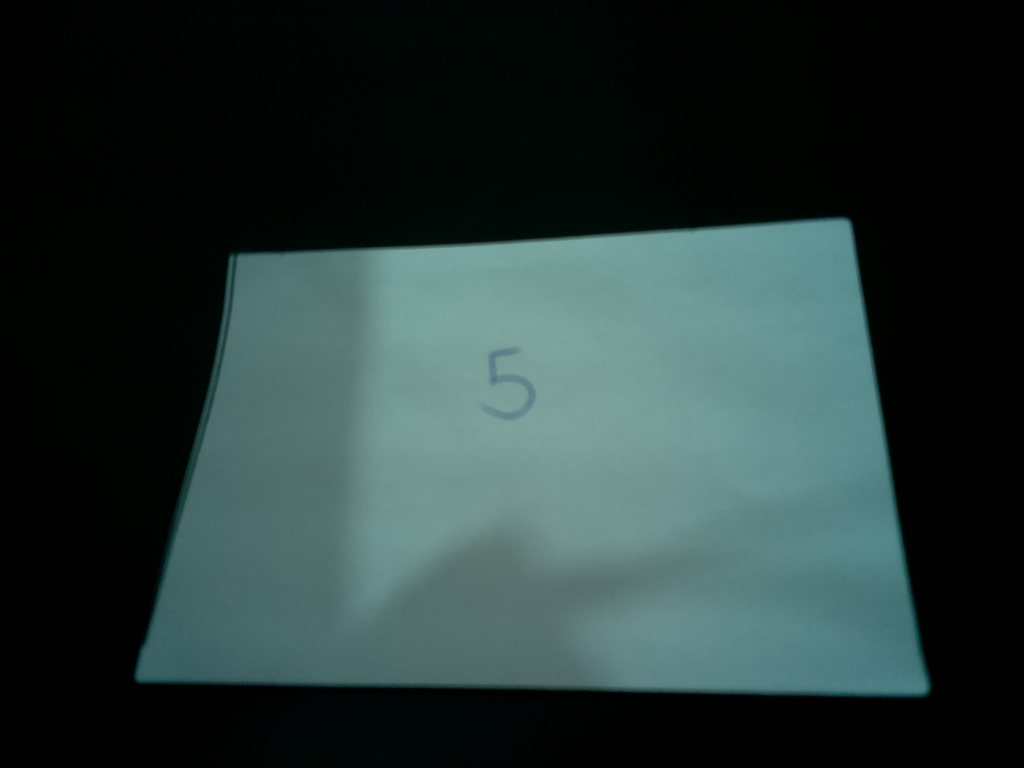
#> input picture Raspberry files/img.jpg, 1024 x 768 px; its folder holds only this picture in this run
$ python -i preprocessamento.py   (imports and definitions only)
#> lines starting #> are read from the running program, lines starting #| are printed output that depends on the picture
import cv2
import os
import matplotlib.pyplot as plt
import numpy as np
import tflite_runtime.interpreter as tflite

class Preprocessamento:


    # Recorte centralizado na imagem
    def corte_central(self, img, dimension=()):
        # Dimensões da imagem
        width = img.shape[1]
        height = img.shape[0]

        # Dimensões da área de recorte
        cut_height = dimension[0]
        cut_width = dimension[1]

        # Obtendo as coordenadas para centralizar a área recortada
        y = (height - cut_height) // 2
        x = (width - cut_width) // 2

        # Recorte
        img_cut = img[y:y+cut_height, x:x+cut_width]
        return img_cut


    # Encontrando pixels com valor iguais ao especificado na imagem e recortando
    # [39 lines left out: function cut_digit_region, not called in this run]


    def processar(self, img):
        # 1 - Recorte da área de interesse
        largura = img.shape[1] // 2
        altura = img.shape[0] // 2
        img_roi = self.corte_central(img, (altura, largura))

        # 2 - Borramento Gaussiano para atenuar o ruído da imagem
        img_gaussian_filter = cv2.GaussianBlur(img_roi, (7, 7), 0)

        # 3 - Aplicando limiar
        img_thresholded = cv2.adaptiveThreshold(img_gaussian_filter, 255,
                                                cv2.ADAPTIVE_THRESH_MEAN_C,
                                                cv2.THRESH_BINARY_INV, 41, 5)

        # 4 - Recorte retangular na região do papel na imagem
        paper_region = self.cut_digit_region(img_thresholded, 255, -150)

        # 5 - Opening, erosão seguido de dilatação (para remocão de artefatos e ruído)
        kernel = np.ones((4, 4), np.uint8)
        opening = cv2.morphologyEx(paper_region, cv2.MORPH_OPEN, kernel)

        # 6 - Dilatação
        kernel = np.ones((5, 5), np.uint8)
        opening = cv2.dilate(opening, kernel, iterations = 1)

        # 7 - Corte do dígito
        cropped_digit_image = self.cut_digit_region(opening, 255, 15)

        # TODO: Procurar outra forma de implementar o anti-aliasing
        # 8 - Borramento Gaussiano para suavizar as bordas do dígito
        cropped_digit_image_inverted = cv2.GaussianBlur(cropped_digit_image, (5, 5), 0)

        # 9 - Redimensionando a imagem e convertendo para np.array
        img_resized = cv2.resize(cropped_digit_image_inverted, (28, 28), cv2.INTER_LINEAR)
        img_reshaped = img_resized.reshape((28, 28))
        img_np_array = np.array(img_reshaped)
        return img_np_array


    # Expandir as dimensões da imagem pre-processada
    # [22 lines left out: functions expandir_dims, importar_dataset, not called in this run]


    def processarImg(self, imagem):
        img_processada = self.processar(imagem)
        return img_processada

    # Processando as imagens importadas pela função acima
    # [79 lines left out: functions processar_imagens_importadas, classificar, not called in this run]

>>> import cv2
>>> picture = cv2.imread('img.jpg')
#> picture is the input picture: shape (768, 1024, 3); mean B, G, R 53.8, 55.7, 38.5
>>> result = Preprocessamento().processar(picture)
#> in corte_central, `img_cut = img[y:y+cut_height, x:x+cut_width]`:
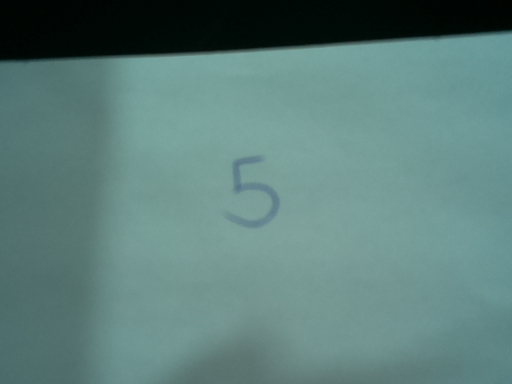
#> img_cut: shape (384, 512, 3); mean B, G, R 123.2, 127.2, 93.6
#> (the run stopped early here; a loop or call above may not have finished)
